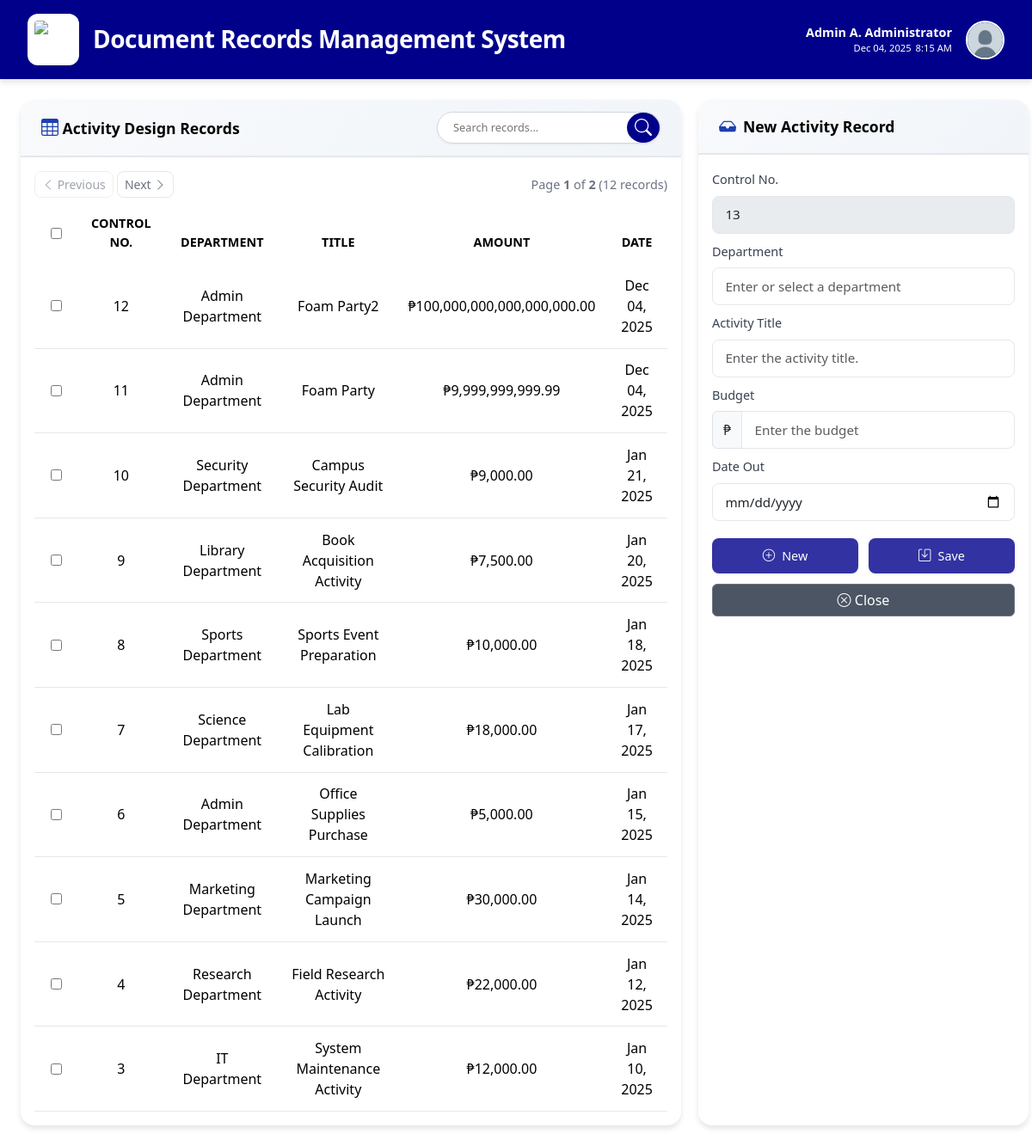
/users/activity_design.php (signed in), run on the app's committed database.
### tables this page shows
CREATE TABLE `users` (
  `id` int(11) NOT NULL,
  `transmittal_id` int(11) NOT NULL,
  `first_name` varchar(100) NOT NULL,
  `middle_initial` varchar(5) DEFAULT NULL,
  `last_name` varchar(100) NOT NULL,
  `username` varchar(100) NOT NULL,
  `email` varchar(255) NOT NULL,
  `password` varchar(255) NOT NULL,
  `role` enum('admin','encoder') NOT NULL,
  `status` enum('Active','Inactive') NOT NULL DEFAULT 'Active',
  `permissions` longtext DEFAULT NULL CHECK (json_valid(`permissions`)),
  `created_at` timestamp NOT NULL DEFAULT current_timestamp()
);

CREATE TABLE `activity_designs` (
  `id` int(11) NOT NULL,
  `user_id` int(11) NOT NULL,
  `control_no` varchar(50) NOT NULL,
  `department` varchar(255) NOT NULL,
  `activity_title` varchar(255) NOT NULL,
  `budget` decimal(20,2) NOT NULL,
  `date_out` date NOT NULL,
  `created_at` timestamp NOT NULL DEFAULT current_timestamp()
);

### users/activity_design.php (the view, shortened to what this page needs)
<?php
include '../db.php';
$user_id = $_SESSION['user_id'];
$query = $conn->prepare("SELECT first_name, middle_initial, last_name, username, permissions FROM users WHERE id = ?");
$query->bind_param("i", $user_id);
$query->execute();
$result = $query->get_result();
if ($result->num_rows > 0) {
    $user = $result->fetch_assoc();
    $full_name = trim(
        ($user['first_name'] ?? '') . ' ' .
        (!empty($user['middle_initial']) ? strtoupper(substr($user['middle_initial'], 0, 1)) . '. ' : '') .
        ($user['last_name'] ?? '')
    );
} else {
    $full_name = $_SESSION['username'] ?? "User";
}
$currentDate = date("M d, Y");
$user_permissions = [];
$canAccessActivity = in_array("activity_records", $user_permissions);
$activitiesQuery = $conn->prepare("SELECT * FROM activity_designs ORDER BY id DESC");
$activitiesQuery->execute();
$activities = $activitiesQuery->get_result();
$nextConID = 1;
$conQuery = $conn->prepare("SELECT control_no FROM activity_designs ORDER BY id DESC LIMIT 1");
$conQuery->execute();
$conResult = $conQuery->get_result();
if ($conResult->num_rows > 0) {
    $lastCon = $conResult->fetch_assoc();
    $nextConID = intval($lastCon['control_no']) + 1;
}
?>
<!DOCTYPE html>
<html lang="en">
<head>
    <link href="https://cdn.jsdelivr.net/npm/bootstrap@5.3.2/dist/css/bootstrap.min.css" rel="stylesheet">
    <link href="https://cdn.jsdelivr.net/npm/bootstrap-icons/font/bootstrap-icons.css" rel="stylesheet">
    <link rel="stylesheet" href="https://cdnjs.cloudflare.com/ajax/libs/font-awesome/6.4.0/css/all.min.css">
    <link rel="stylesheet" href="../assets/css/users/activity_design.css">
</head>
<body>
<div class="header">
    <img src="../assets/images/office-of-treasurer.png" alt="Logo" class="logo">
    <h1>Document Records Management System</h1>
    <div class="header-right">
        <div class="header-user">
            <strong><?php echo htmlspecialchars($full_name); ?></strong>
            <span id="dateTime"><?php echo $currentDate; ?> <span id="liveTime"></span></span>
        </div>
        <div class="profile-container" style="position: relative;">
            <img src="../assets/images/profile.png" alt="Profile" class="header-profile" id="profileBtn">
        </div>
    </div>
</div>
    <div class="row g-0">
        <div class="col-md-8 d-flex">
            <div class="card flex-fill">
                <div class="card-header ok-card">
                    <div class="left">
                        <i class="bi bi-table"></i>
                        Activity Design Records
                    </div>
                    <div class="right">
                        <div class="search-container">
                            <input type="text" id="tableSearch" placeholder="Search records..." />
                            <button id="searchBtn"><i class="bi bi-search"></i></button>
                        </div>
                    </div>
                </div>
                <div class="card-body d-flex flex-column">
                    <div class="pagination-controls">
                        <div>
                            <a class="btn btn-outline-secondary btn-sm" href="">
                                <i class="bi bi-chevron-left"></i> Previous
                            </a>
                            <a class="btn btn-outline-secondary btn-sm" href="">
                                Next <i class="bi bi-chevron-right"></i>
                            </a>
                        </div>
                        <div class="page-info">
                        </div>
                    </div>
                    <div class="table-responsive flex-grow-1" style="overflow-y: auto;">
                        <table class="table table-hover align-middle">
                            <thead>
                                <tr>
                                    <th class="checkbox-cell"><input type="checkbox" id="selectAll"></th>
                                    <th>Control No.</th>
                                    <th>Department</th>
                                    <th>Title</th>
                                    <th>Amount</th>
                                    <th>Date</th>
                                </tr>
                            </thead>
                            <tbody id="recordsTableBody">
                                <?php
                                if ($activities->num_rows > 0) {
                                    while ($row = $activities->fetch_assoc()) {
                                        echo "<tr>
                                            <td><input type='checkbox' class='rowCheckbox' data-id='{$row['id']}'></td>
                                            <td>" . htmlspecialchars($row['control_no']) . "</td>
                                            <td>" . htmlspecialchars($row['department']) . "</td>
                                            <td>" . htmlspecialchars($row['activity_title']) . "</td>
                                            <td>₱" . number_format($row['budget'], 2) . "</td>
                                            <td>" . date("M d, Y", strtotime($row['date_out'])) . "</td>
                                        </tr>";
                                    }
                                    }
                                ?>
                            </tbody>
                        </table>
                    </div>
                </div>
            </div>
        </div>
        <div class="col-md-4 d-flex">
            <div class="card flex-fill">
                <div class="card-header">
                    <i class="bi bi-inbox-fill"></i>
                    New Activity Record
                </div>
                <div class="card-body" style="min-height: 500px;">
                    <form method="POST" action="Controllers/ActivityController.php" id="activityForm">
                        <div class="mb-2">
                            <label class="form-label">Control No.</label>
                            <input type="text" name="control_no" id="control_no" class="form-control" readonly
                                style="background:#e9ecef; cursor:not-allowed;" required
                                value="<?php echo $nextConID; ?>">
                        </div>
                        <div class="mb-2 position-relative">
                            <label class="form-label">Department</label>
                            <input type="text" name="department" id="department" class="form-control" placeholder="Enter or select a department" autocomplete="off">
                        </div>
                        <div class="mb-2">
                            <label class="form-label">Activity Title</label>
                            <input type="text" name="activity_title" id="activity_title" class="form-control" placeholder="Enter the activity title.">
                        </div>
                        <div class="mb-2">
                        <label class="form-label">Budget</label>
                            <div class="input-group">
                                <span class="input-group-text">₱</span>
                                <input type="text" name="budget" id="budget" class="form-control" placeholder="Enter the budget">
                            </div>
                        </div>
                        <div class="mb-2">
                            <label class="form-label">Date Out</label>
                            <input type="date" name="date_out" id="date_out" class="form-control">
                        </div>
                        <div class="form-buttons">
                            <button type="reset" class="btn btn-custom" <?= !$canAccessActivity ? 'disabled style="background:darkblue;color:#ffffff;opacity:0.8;cursor:not-allowed;"' : '' ?>>
                                <i class="bi bi-plus-circle"></i> New
                            </button>
                            <button type="submit" name="save" class="btn btn-custom" <?= !$canAccessActivity ? 'disabled style="background:darkblue;color:#ffffff;opacity:0.8;cursor:not-allowed;"' : '' ?>>
                                <i class="bi bi-save"></i> Save
                            </button>
                            <button onclick="window.location.href='../index.php'" type="button" class="btn btn-secondary">
                                <i class="bi bi-x-circle"></i> Close
                            </button>
                        </div>
                    </form>
                </div>
            </div>
        </div>
    </div>
</body>
</html>

### assets/css/users/activity_design.css (style rules this page uses)
* { margin: 0; padding: 0; box-sizing: border-box; }
body { background: #ffffff; font-family: 'Segoe UI', Tahoma, Geneva, Verdana, sans-serif; min-height: 100vh; }
.header { background: darkblue; padding: 1rem 2rem; color: white; box-shadow: 0 4px 6px rgba(0,0,0,0.1); display: flex; align-items: center; gap: 1rem; }
.header .logo { height: 60px; width: 60px; object-fit: contain; background: white; border-radius: 12px; padding: 8px; box-shadow: 0 1px 3px rgba(0,0,0,0.12); }
.header h1 { font-size: 1.75rem; font-weight: 600; margin: 0; letter-spacing: -0.5px; }
.header-right { margin-left: auto; text-align: right; display: flex; align-items: center; gap: 1rem; }
.header-user { display: flex; flex-direction: column; align-items: flex-end; color: white; font-size: 0.9rem; }
.header-user #dateTime { display: inline-flex; gap: 5px; font-size: 0.7rem; }
.header-profile { height: 45px; width: 45px; border-radius: 50%; object-fit: cover; border: 2px solid white; }
.row.g-0 { display: flex; flex-wrap: nowrap; gap: 1.25rem; margin: 1.5rem; }
.card { border: none; border-radius: 16px; box-shadow: 0 4px 6px rgba(0,0,0,0.1); overflow: hidden; background: white; height: 100%; }
.card-header { background: linear-gradient(135deg, #f8fafc 0%, #f1f5f9 100%); border-bottom: 2px solid #e5e7eb; font-weight: 600; font-size: 1.1rem; color: #000000ff; padding: 1rem 1.5rem; display: flex; align-items: center; gap: 0.5rem; }
.ok-card { display: flex; justify-content: space-between; align-items: center; gap: 0.5rem; padding: 14px 1.5rem !important; }
.ok-card .right i { color: #ffffff; }
.card-header i { font-size: 1.25rem; color: #1e40af; }
.form-label { font-weight: 500; color: #374151; margin-bottom: 0.5rem; font-size: 0.9rem; }
.form-control, .form-select { border: 1.5px solid #e5e7eb; border-radius: 8px; padding: 0.6rem 0.9rem; font-size: 0.95rem; transition: all 0.2s ease; }
.form-buttons { margin-top: 1.25rem; display: flex; flex-wrap: wrap; gap: 0.75rem; }
.form-buttons button { flex: 1; min-width: 120px; justify-content: center; }
.btn-custom { background: darkblue; color: white; border: none; font-size: 0.9rem; padding: 0.6rem 1.2rem; border-radius: 8px; font-weight: 500; transition: all 0.2s ease; display: inline-flex; align-items: center; gap: 0.5rem; box-shadow: 0 1px 3px rgba(0,0,0,0.12); }
.btn-secondary { background: #4b5563; }
.table { margin-bottom: 0; overflow: hidden; }
.table thead { background: linear-gradient(135deg, #1e3a8a 0%, #1e40af 100%); color: white; }
.table thead th { font-weight: 600; font-size: 0.9rem; text-align: center; border: none; text-transform: uppercase; padding: 0.9rem; }
.table tbody td { padding: 0.8rem; vertical-align: middle; text-align: center; border-color: #e5e7eb; }
.pagination-controls { display: flex; justify-content: space-between; align-items: center; margin-bottom: 5px; }
.pagination-controls .btn-outline-secondary { border: 1.5px solid #e5e7eb; color: #6b7280; border-radius: 8px; transition: all 0.2s ease; }
.page-info { font-size: 0.9rem; color: #6b7280; }
.checkbox-cell { width: 50px; text-align: center; align-content: center; }
input[type="checkbox"] { cursor: pointer; accent-color: #1e3a8a; }
.rowCheckbox, #selectAll { display: block; margin: auto; accent-color: #1e3a8a; }
.search-container { display: flex; align-items: center; background: #ffffff; border: 1px solid #d0d7e0; padding-left: 10px; border-radius: 30px; width: 260px; transition: all 0.25s ease; box-shadow: 0px 1px 3px rgba(0,0,0,0.06); }
.search-container input { flex: 1; border: none; outline: none; font-size: 0.8rem; background: transparent; padding-left: 8px; }
.search-container button { border: none; background: darkblue; color: #fff; width: 38px; height: 35px; border-radius: 50%; cursor: pointer; display: flex; align-items: center; justify-content: center; font-size: 1rem; transition: all 0.25s ease; }
.search-container button i { pointer-events: none; }

### data on the page
users: full_name "Admin A. Administrator"
activity_designs: control_no "12", department "Admin Department", activity_title "Foam Party2", budget "100,000,000,000,000,000.00", date_out "Dec 04, 2025", control_no "13"
activity_designs: control_no "11", department "Admin Department", activity_title "Foam Party", budget "9,999,999,999.99", date_out "Dec 04, 2025"
activity_designs: control_no "10", department "Security Department", activity_title "Campus Security Audit", budget "9,000.00", date_out "Jan 21, 2025"
activity_designs: control_no "9", department "Library Department", activity_title "Book Acquisition Activity", budget "7,500.00", date_out "Jan 20, 2025"
activity_designs: control_no "8", department "Sports Department", activity_title "Sports Event Preparation", budget "10,000.00", date_out "Jan 18, 2025"
activity_designs: control_no "7", department "Science Department", activity_title "Lab Equipment Calibration", budget "18,000.00", date_out "Jan 17, 2025"
activity_designs: control_no "6", department "Admin Department", activity_title "Office Supplies Purchase", budget "5,000.00", date_out "Jan 15, 2025"
activity_designs: control_no "5", department "Marketing Department", activity_title "Marketing Campaign Launch", budget "30,000.00", date_out "Jan 14, 2025"
activity_designs: control_no "4", department "Research Department", activity_title "Field Research Activity", budget "22,000.00", date_out "Jan 12, 2025"
activity_designs: control_no "3", department "IT Department", activity_title "System Maintenance Activity", budget "12,000.00", date_out "Jan 10, 2025"
